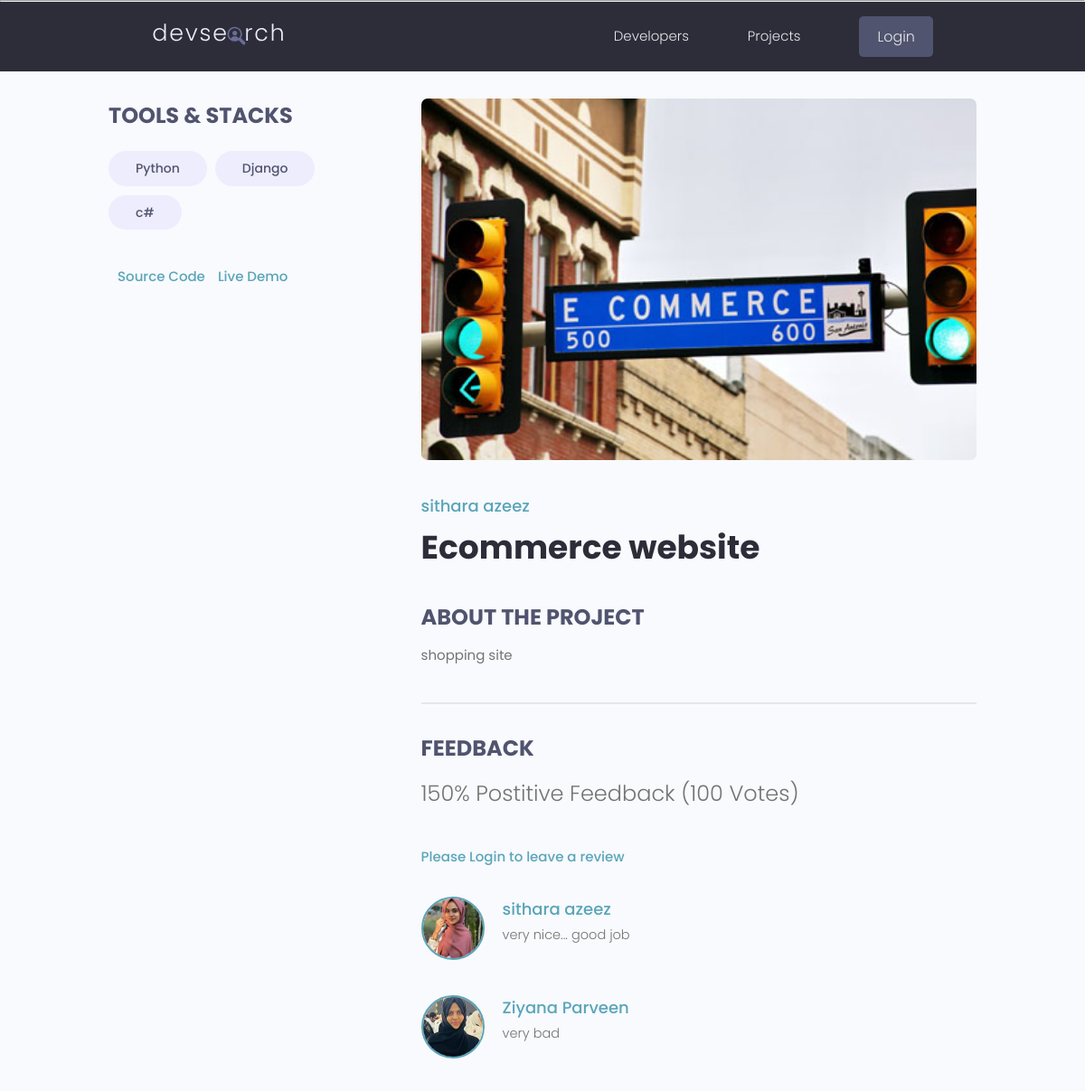
The app's page /project/project/9/ with its own data.
### project/models.py (models this page shows, shortened)
class Tag(models.Model):
    name = models.CharField(max_length=100)
    created = models.DateTimeField(auto_now_add=True,blank=True)
    def __str__(self):
        return self.name

class Project(models.Model):
    owner = models.ForeignKey(Profile,on_delete=models.SET_NULL, null=True, blank=True)
    title = models.CharField(max_length = 200)
    image = models.ImageField(upload_to='photos/', null=True, blank=True, default="photos/default.jpg")
    description = models.TextField(null = True, blank = True)
    demo_link = models.CharField(max_length=2000, null = True, blank = True)
    source_link = models.CharField(max_length=2000, null = True, blank = True)
    tags = models.ManyToManyField('Tag',blank=True)
    created = models.DateTimeField(auto_now_add = True)
    published = models.DateTimeField(default=timezone.now)
    vote_total = models.IntegerField(default=0,null=True,blank=True)
    vote_ratio = models.IntegerField(default=0,null=True,blank=True)
    def reviewers(self):
        return self.review_set.all().values_list('owner__id',flat='True')

class Review(models.Model):
    vote_type = [('up','UP VOTE'),
                 ('down','DOWN VOTE'),
                ]
    project = models.ForeignKey(Project, on_delete=models.CASCADE)
    owner = models.ForeignKey(Profile,on_delete=models.CASCADE,null=True,blank=True)
    body = models.TextField(null=True, blank=True)
    value = models.CharField(max_length=100, choices=vote_type)
    class Meta:
        unique_together = [['project','owner']]

### users/models.py (models this page shows, shortened)
class Profile(models.Model):
    user = models.OneToOneField(User, on_delete=models.CASCADE, null=True, blank=True )
    name = models.CharField(max_length=200, null=True, blank=True)
    username = models.CharField(max_length=200, null=True, blank=True)
    location = models.CharField(max_length=200, null=True, blank=True)
    email = models.EmailField(null=True, blank=True)
    short_intro = models.CharField(max_length=1000, null=True, blank=True)
    bio = models.TextField(null=True, blank=True)
    profile_image = models.ImageField(upload_to='profiles/', null=True, blank=True, default='profiles/user.png')
    social_github = models.CharField(max_length=2000, null = True, blank = True)
    social_twitter = models.CharField(max_length=2000, null = True, blank = True)
    social_youtube = models.CharField(max_length=2000, null = True, blank = True)
    social_linkedin = models.CharField(max_length=2000, null = True, blank = True)
    social_website = models.CharField(max_length=2000, null = True, blank = True)

### project/views.py (the view, shortened to what this page needs)
# urls.py: path('project/',include('project.urls')),
def project(request, pk):
    proj = None
    proj = Project.objects.get(id=pk)
    review_form = ReviewForm()
    context = {
                'proj':proj,
                'review_form':review_form,
               }
    return render(request, 'projs/single-project.html', context)

### project/templates/projs/single-project.html (shortened to what this page needs)
{% extends 'main.html' %}
{% block content %}
  <main class="singleProject my-md">
    <div class="container">
      <div class="layout">
        <div class="column column--1of3">
          <h3 class="singleProject__subtitle">Tools & Stacks</h3>
          <div class="singleProject__toolStack">
              {% for tag in proj.tags.all %}
            <span class="tag tag--pill tag--sub tag--lg">
              <small>{{tag}}</small>
            </span>
            {% endfor %}
          </div>
          {% if proj.source_link %}
          <a class="singleProject__liveLink" href="{{proj.source_link}}" target="_blank">Source Code
          </a>
          {% endif %}
          {% if proj.demo_link %}
          <a class="singleProject__liveLink" href="{{proj.demo_link}}" target="_blank">Live Demo
          </a>
          {% endif %}
        </div>
        <div class="column column--2of3">
          <img class="singleProject__preview" src="{{proj.image.url}}" alt="portfolio thumbnail" />
          <a href="profile.html" class="singleProject__developer">{{proj.owner.name}}</a>
          <h2 class="singleProject__title">{{proj.title}}</h2>
          <h3 class="singleProject__subtitle">About the Project</h3>
          <div class="singleProject__info">
            {{proj.description}}
          </div>
          <div class="comments">
            <h3 class="singleProject__subtitle">Feedback</h3>
            <h5 class="project--rating">
              {{proj.vote_ratio}}% Postitive Feedback ({{proj.vote_total}} Votes)
            </h5>
            {% if proj.owner == request.user.profile %}
              <p>You cannot review your own Project</p>
            {% elif request.user.profile.id in proj.reviewers %}
            <p>You have already reviewed for this project</p>
            {% else %}
            <a href="{% url 'users:login' %}?next={{request.path}} ">Please Login to leave a review</a>
            {% endif %}
            <div class="commentList">
              {% for review in proj.review_set.all %}
              <div class="comment">
                <a href="{% url 'users:single-profile' review.owner.id %}">
                  <img class="avatar avatar--md"
                    src="{{review.owner.profile_image.url}}" alt="user" />
                </a>
                <div class="comment__details">
                  <a href="{% url 'users:single-profile' review.owner.id %}" class="comment__author">{{review.owner.name}}</a>
                  <p class="comment__info">
                    {{review.body}}
                  </p>
                </div>
              </div>
              {% endfor %}
            </div>
          </div>
        </div>
      </div>
    </div>
  </main>
{% endblock %}

### static/styles/app.css (style rules this page uses)
:root { --color-sub: #2d2d39; }
img { width: 100%; }
.singleProject .column--1of3 { order: 2; }
@media screen and (min-width: 1081px) { .singleProject .column--1of3 { order: 1; } }
@media screen and (min-width: 1081px) { .singleProject .column--2of3 { order: 2; } }
.singleProject__toolStack { margin-top: 2rem; margin-bottom: 4rem; }
.singleProject__liveLink { font-weight: 500; transition: all 0.3s ease-in-out; border-bottom: 2px solid transparent; }
.singleProject__preview { height: 50vh; object-fit: cover; object-position: top center; margin-bottom: 3rem; border-radius: 0.7rem; }
.singleProject__developer { font-size: 1.8rem; font-weight: 500; }
.singleProject__title { font-size: 3.6rem; font-weight: 700; color: var(--color-sub); margin-bottom: 3rem; }
.project--rating { margin-bottom: 1.6em; margin-top: .5em; }
.singleProject__subtitle { text-transform: uppercase; font-size: 2.4rem; font-weight: 700; color: var(--color-sub-light); margin-bottom: 1rem; }
.comments { margin-top: 4rem; padding-top: 3rem; border-top: 2px solid var(--color-light); }
.commentList { margin: 3rem 0; }
.comment { display: flex; gap: 2rem; }
.comment:not(:last-child) { margin-bottom: 3rem; }
.comment__author { font-size: 1.8rem; }
.comment__info { font-size: 1.45rem; }

### static/uikit/styles/modules/_variables.css (style rules this page uses)
:root { --color-main: #5aa5b9; --color-main-light: #e6faff; --color-sub: #3f4156; --color-sub-light: #51546e; --color-sub-lighter: #ededfd; --color-text: #737373; --color-gray: #8b8b8b; --color-light: #e5e7eb; --color-light-gray: #767676; --color-bg: #f8fafd; --color-white: #fffefd; --color-white-light: #f3f3f3; --color-success: #359e64; --color-success-bg: #def8e8; --color-error: #fc4b0b; --color-error-bg: #fff2ee; --font-base: 'Poppins', arial, helvetica, 'Segoe UI', roboto, ubuntu, sans-serif; --font-monospace: 'Fira Code', 'Courier New', courier, monospace; --font-regular: 300; --font-medium: 500; --font-bold: 700; --generic-shadow: 1px 1px 5px #00000010; --generic-transition: all 0.3s ease-in-out; }

### static/uikit/styles/modules/_base.css (style rules this page uses)
* { margin: 0; padding: 0; box-sizing: border-box; text-rendering: optimizeLegibility; color: inherit; font-size: inherit; }
html { font-size: 50%; }
@media only screen and (min-width: 480px) { html { font-size: 56.25%; } }
@media only screen and (min-width: 1200px) { html { font-size: 62.5%; } }
body { line-height: 1.6; font-weight: 400; font-size: 1.5rem; color: var(--color-text); background-color: var(--color-bg); min-height: 100vh; }

### static/uikit/styles/modules/_typography.css (style rules this page uses)
* { font-family: var(--font-base); }
h2 { font-size: 3.6rem; font-weight: var(--font-bold); }
h3 { font-size: 3.2rem; font-weight: var(--font-medium); }
h5 { font-size: 2.4rem; font-weight: var(--font-medium); }
h5, h6 { font-weight: var(--font-regular); }
p, span, strong { font-size: 1.6rem; color: var(--color-text); font-weight: var(--font-regular); }
a { padding-bottom: 2px; text-decoration: none; display: inline-block; color: var(--color-main); font-weight: var(--font-medium); }

### static/uikit/styles/modules/_utilities.css (style rules this page uses)
.container { width: 92%; max-width: 165rem; margin: 0 auto; box-sizing: border-box; }
@media screen and (min-width: 1000px) { .container { width: 90%; } }
@media screen and (min-width: 1200px) { .container { width: 80%; } }
.my-md { margin: 3rem auto; }

### static/uikit/styles/modules/_avatar.css (style rules this page uses)
.avatar { border-radius: 50%; border: 2px solid var(--color-main); object-fit: cover; }
.avatar--md { height: 7rem; width: 7rem; }

### static/uikit/styles/modules/_tag.css (style rules this page uses)
.tag { display: inline-flex; align-items: center; background-color: var(--color-sub); height: -webkit-fit-content; height: -moz-fit-content; height: fit-content; width: -webkit-fit-content; width: -moz-fit-content; width: fit-content; border-radius: 0.5rem; padding: 0.5rem 1.5rem; font-size: 1.2rem; cursor: pointer; }
.tag:not(:last-child) { margin-right: 0.25rem; margin-bottom: 0.75rem; }
.tag > small { color: var(--color-white); }
.tag--pill { border-radius: 5rem; }
.tag--sub, .tag--sub > small { background: var(--color-sub-lighter); color: var(--color-sub-light); font-weight: 500; }
.tag--lg { padding: 0.8rem 3rem; font-size: 1.4rem; }
.tag--lg:not(:last-child) { margin-right: 0.5rem; margin-bottom: 1rem; }

### static/uikit/styles/modules/_layout.css (style rules this page uses)
.layout { display: flex; flex-flow: row wrap; justify-content: space-between; }
.layout > .column { margin-bottom: 3rem; }
.layout > .column.column--1of3 { flex-basis: 30%; }
.layout > .column.column--2of3 { flex-basis: 64%; }

### records on screen
Tag: name "Python"
Tag: name "Django"
Tag: name "c#"
Project: image (picture), owner.name "sithara azeez", title "Ecommerce website", description "shopping site", vote_ratio "150", vote_total "100"
Review: owner.profile_image (picture), owner.name "sithara azeez", body "very nice... good job"
Review: owner.profile_image (picture), owner.name "Ziyana Parveen", body "very bad"
